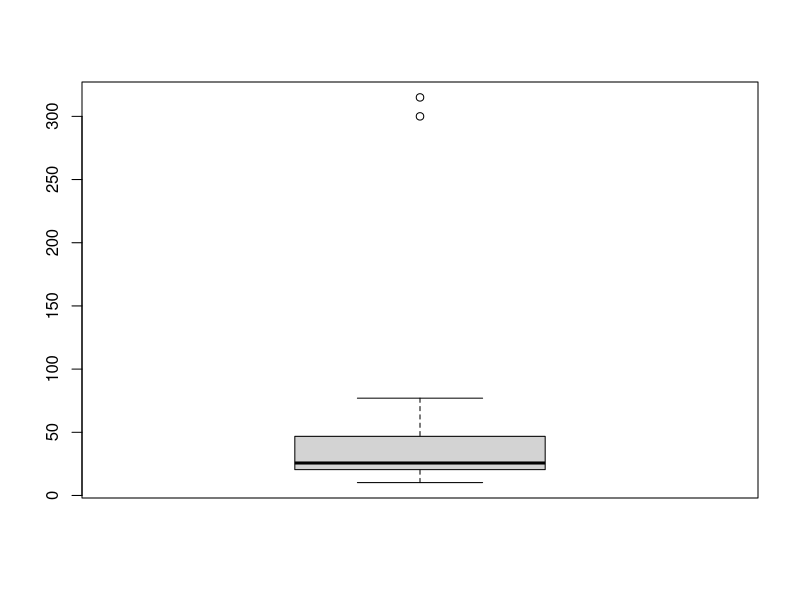

Reproduce this figure in R.
#Preprocesamiento

#Valores faltantes
datos=women
head(datos)
mean(datos$height)
datos$height[1] = NA
mean(datos$height, na.rm=TRUE)

d = complete.cases(datos)
head(d)
datosCompletos = datos[complete.cases(datos), ]
datosCompletos

#Special values o valores especiales
datos = trees
datos$Volume[5] = Inf
mean(datos$Volume)
max(datos$Volume)
is.finite(datos$Volume)
datosFinitos = datos[is.finite(datos$Volume),]
datosFinitos

#Outliers o valores extraños
datos = trees
datos$Volume
datos$Volume[1] = 300
datos$Volume[2] = 315

boxplot.stats(datos$Volume)
boxplot(datos$Volume)
